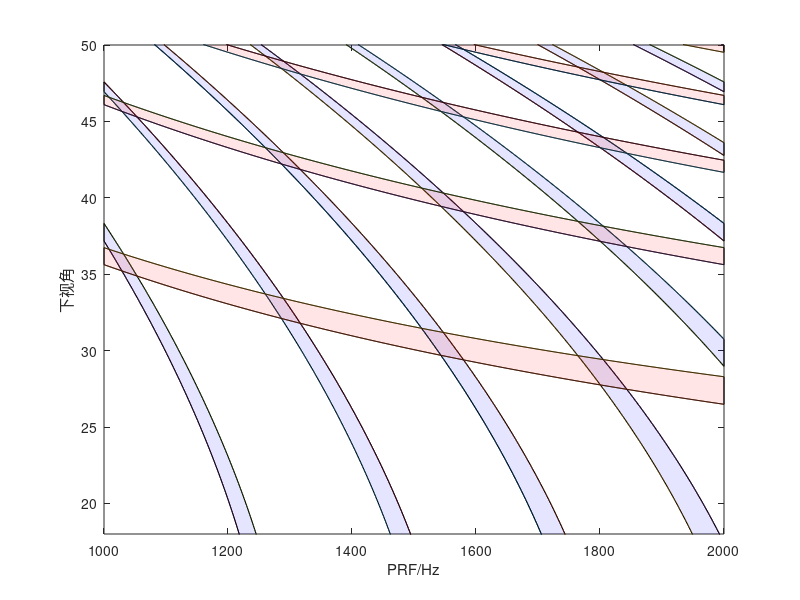
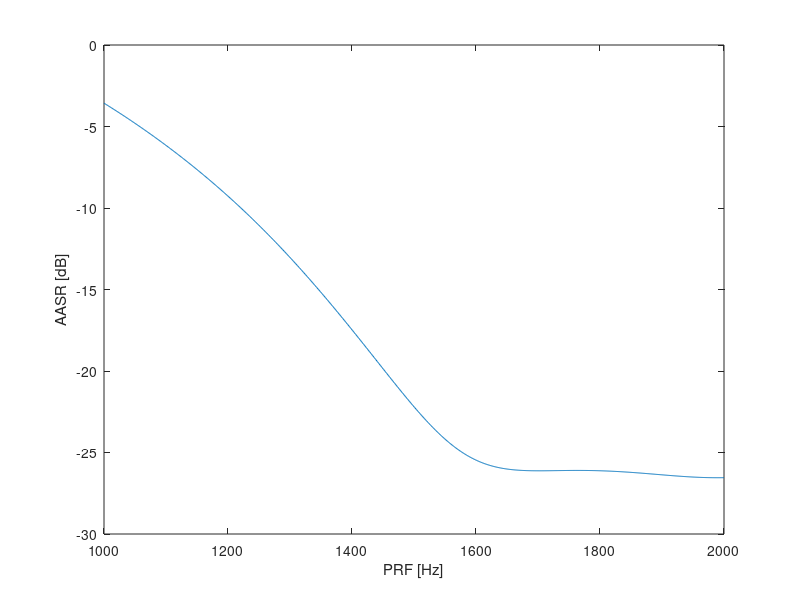
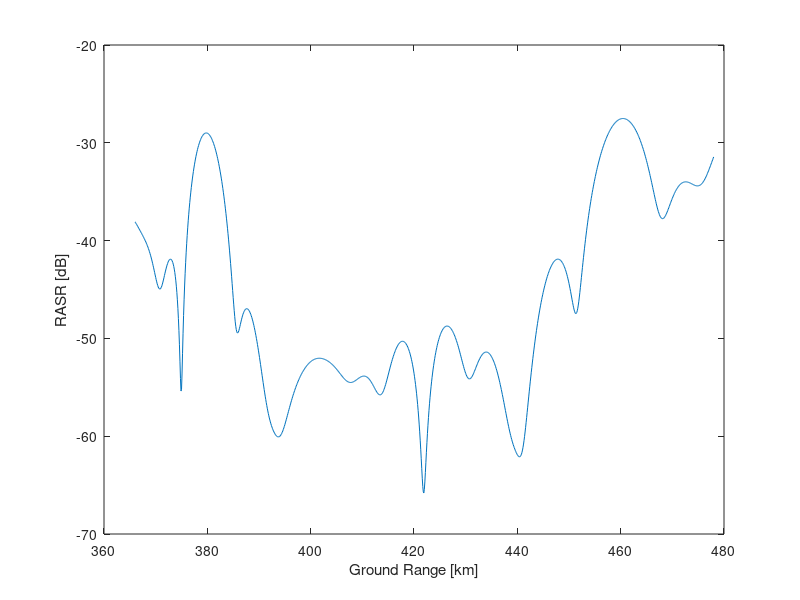
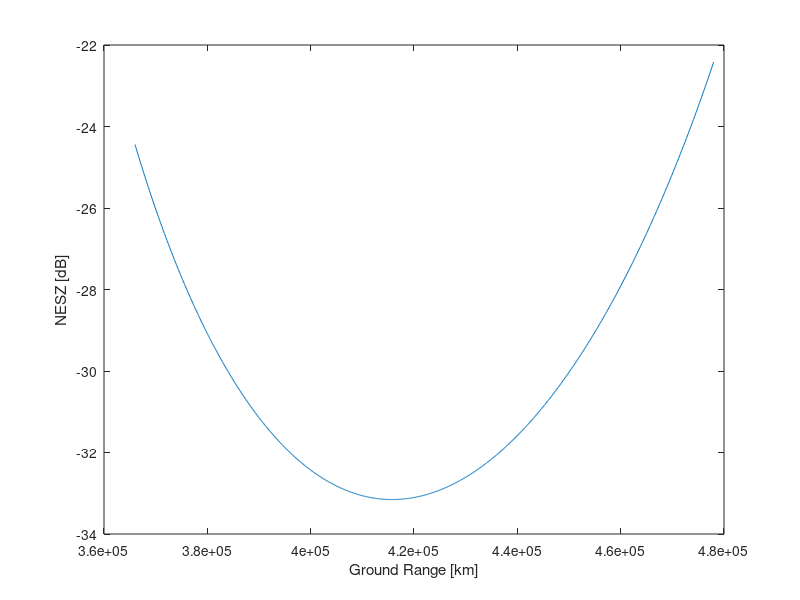

The MATLAB source for these figures, in order:
clear;clc;

%% 参数
EarthMass = 6e24;
Gravitational = 6.67e-11;
B = 125.18e6;
T = 40e-6;
f = 9.65e9;
H = 576e3;
c = 299792458;
R_en = 6371e3;
Rs = H+R_en;
Rt = R_en;
v = sqrt(Gravitational*EarthMass/Rs); %飞行速度
lamdba = c/f; 
delta_az = 2;
delta_ae = 2;

%% 斑马图
prf = 1000:2000;
tau_rp = 5e-6;
% gamma = acos((R^2+Rs^2-Rt^2)/2*R*Rs);

frac_min = -(tau_rp+T)*prf; % 发射约束
frac_max = (tau_rp+T)*prf;

int_min = min(floor(2*H*prf/c));
int_max = max(ceil(2*sqrt(Rs^2-Rt^2)*prf/c));

figure("name", "斑马图");

% 遍历尽可能多的干扰
for i = 0:int_max  

    R1 = (i+frac_min)*c./(2*prf);
    gamma_cos = (R1.^2+Rs^2-Rt^2)./(2*R1*Rs);
    tmp_gamma_cos = (abs(gamma_cos)<=1).*gamma_cos;
    gamma_cos = (1-(abs(gamma_cos)<=1))+tmp_gamma_cos;
    gamma = acos(abs(gamma_cos));
    belta = asin(R1.*sin(gamma)/R_en);
    W1 = R_en*belta/1000;
    gamma1 = rad2deg(gamma);

    plot(prf,gamma1);
    hold on;

    Rn = (i+frac_max)*c./(2*prf);
    gamma_cos = (Rn.^2+Rs^2-Rt^2)./(2*Rn*Rs);
    tmp_gamma_cos = (abs(gamma_cos)<=1).*gamma_cos;
    gamma_cos = (1-(abs(gamma_cos)<=1))+tmp_gamma_cos;
    gamma = acos(abs(gamma_cos));
    belta = asin(R1.*sin(gamma)/R_en);
    W2 = R_en*belta/1000;
    gamma2 = rad2deg(gamma);
    plot(prf,gamma2);
    hold on;
    pic = fill([prf, fliplr(prf)], [gamma1, fliplr(gamma2)], 'b');
    set(pic, 'facealpha', 0.1);
end


% 星下点干扰
for i  = 0:5
    R = (2*H/c+i./prf)*c/2;
    gamma_cos = (R.^2+Rs^2-Rt^2)./(2*R*Rs);
    tmp_gamma_cos = (abs(gamma_cos)<=1).*gamma_cos;
    gamma_cos = (1-(abs(gamma_cos)<=1))+tmp_gamma_cos;
    gamma = acos(abs(gamma_cos));
    belta = asin(R.*sin(gamma)/R_en);
    W1 = R_en*belta/1000;
    gamma1 = rad2deg(gamma);
    plot(prf,gamma1);
    hold on;

    R = (2*H/c+i./prf+T*2)*c/2;
    gamma_cos = (R.^2+Rs^2-Rt^2)./(2*R*Rs);
    tmp_gamma_cos = (abs(gamma_cos)<=1).*gamma_cos;
    gamma_cos = (1-(abs(gamma_cos)<=1))+tmp_gamma_cos;
    gamma = acos(abs(gamma_cos));
    belta = asin(R.*sin(gamma)/R_en);
    W2 = R_en*belta/1000;
    gamma2 = rad2deg(gamma);
    plot(prf,gamma2);
    hold on;
    pic = fill([prf, fliplr(prf)], [gamma1, fliplr(gamma2)], 'r');
    set(pic, 'facealpha', 0.1);
end

xlabel("PRF/Hz");
ylabel("下视角");
ylim([18, 50]);


%% AASR

figure("name", "AASR");

% 方位向天线参数
drz = 3.3;
dtz = 4.4;
% vg = (R_en*v/Rs)*cos(belta);

theta_min = deg2rad(31.95); % 视角范围
theta_max = deg2rad(38.8);
theta = (theta_min+theta_max)/2;

Bd = 3418; % 多普勒带宽
fa_band = -Bd/2:Bd/2;
prf = prf*3;

G_tx = sinc(fa_band*dtz/(2*v)).^2; % 计算方向图
G_rx = sinc(fa_band*drz/(2*v)).^2;
G = G_tx.*G_rx;
aasr_deno = trapz(fa_band, G); % 积分得到aasr 分母
m = 10;

len = length(prf);
aasr_num = zeros(1,len); % aasr 分子
aasr = zeros(1,len);
for j = 1:len
    for i = -m:m
        if(i == 0)
            continue;
        end
        G_tmp_tx = sinc((fa_band+i*prf(j))*dtz/(2*v)).^2;
        G_tmp_rx = sinc((fa_band+i*prf(j))*drz/(2*v)).^2;
        G_tmp = G_tmp_rx.*G_tmp_tx;
        aasr_num(j) = 2*trapz(fa_band, G_tmp)+aasr_num(j);
    end
    aasr(j) = aasr_num(j)/aasr_deno;
    aasr(j) = 10*log10(aasr(j));
end

prf = prf/3;
plot(prf, aasr);

xlabel("PRF [Hz]")
ylabel("AASR [dB]")

%% RASR
figure("name", "RASR");

n = 10;

Wn =  (366:0.1:478)*1e3; % 地距范围
belta = Wn/R_en;

vg = Rt*cos(belta)*v/Rs; % 波束移动速度
vg = (max(vg)+min(vg))/2;

Bd = 0.886*vg/delta_az; %这里计算出多普勒带宽，应该放在前面


len = length(Wn);
fp = 1541; % PRF
gamma0 = deg2rad(35.375); % 中心视角，这里也当作天线法线的角

eta_c = asin(Rs*sin(gamma0)/Rt);
Be = 1.1*c/(2*2*sin(eta_c)); % 距离向带宽
Rn = sqrt(Rs^2+Rt^2-2*Rs*Rt*cos(belta));

gamma_cos = (Rn.^2+Rs^2-Rt^2)./(2*Rn*Rs);
tmp_gamma_cos = (abs(gamma_cos)<=1).*gamma_cos;
gamma_cos = (1-(abs(gamma_cos)<=1))+tmp_gamma_cos;
gamma = acos(abs(gamma_cos));

eta_sin = Rs*sin(gamma)/Rt;
eta = asin(eta_sin);

hr = 0.886*lamdba*2*max(Rn)*tan(max(eta))/(c*T);
N = 10;
dre = hr / N;

phi0 = gamma-(gamma0);

dte = 0.886*lamdba/(max(gamma)-min(gamma));

Gr = sinc(dre*sin(phi0)/lamdba).^2; %天线增益，去掉系数
Gt = sinc(dte*sin(phi0)/lamdba).^2; 



Si = N^2*Gr.*Gt./(Rn.^3.*eta_sin);
Sai = zeros(1,len);

R_max = sqrt(Rs^2-Rt^2);

for i = -n:n
    if(i == 0) 
        continue;
    end

    Rij = Rn+i*(1/fp)*c/2;
    range = (Rij>=H&Rij<=R_max); % 确认斜距范围
    Rij = range.*Rij + (1-range)*min(Rn);
    gamma_cos = (Rij.^2+Rs^2-Rt^2)./(2*Rij*Rs);
    gammaij = acos(abs(gamma_cos));
    phi = gammaij-(gamma0);
    Grij = sinc(dre*sin(phi)/lamdba).^2;
    Gtij = sinc(dte*sin(phi)/lamdba).^2;
    eta_sinij = Rs*sin(gammaij)/Rt; 
    A = 0;
    for k = 1:N
        A = A+exp(1j*2*pi*(k-1)*dre*(sin(phi)-sin(phi0))/lamdba);
    end
    A = abs(A);
    Sai = range.*(Grij.*Gtij.*A.^2./(Rij.^3.*eta_sinij))+Sai;

end

rasr = 10*log10(Sai./Si);
plot(Wn/1e3, rasr);

xlabel("Ground Range [km]")
ylabel("RASR [dB]")

%% NESZ

figure("name", "NESZ");

T0 = 290; % 等效温度
F = 3; % 噪声系数
L = 1; % 系统损耗

K = 1.38e-23; %玻尔兹曼常数
P = 4000; %发射功率
Na = 3;
Ne = N;

Ar = 0.6*hr*drz;
At = 0.6*dtz*dte;
Gr = (4*pi*Ar/(lamdba^2))*Gr; % 添上系数
Gt = (4*pi*At/(lamdba^2))*Gt;

Nrg = T*B; % 距离向压缩比
Naz = lamdba*Rn*fp/(2*delta_az*v);
SNR_sigma = (Na*Ne*P*Nrg*lamdba^2*Naz.*Gr.*Gt)./((4*pi)^3*Rn.^4*K*T0*B*F*L);
sigma = (2*B*eta_sin)/(c*delta_az);

% nesz = sigma./SNR_sigma;
nesz = (4*(4*pi)^3*K*T0*F*L*v*B.*eta_sin.*Rn.^3)./(Ne*Na*P.*Gt.*Gr*lamdba^3*c*T*fp);
nesz = 10*log10(nesz);
plot(Wn, nesz);

xlabel("Ground Range [km]")
ylabel("NESZ [dB]")

